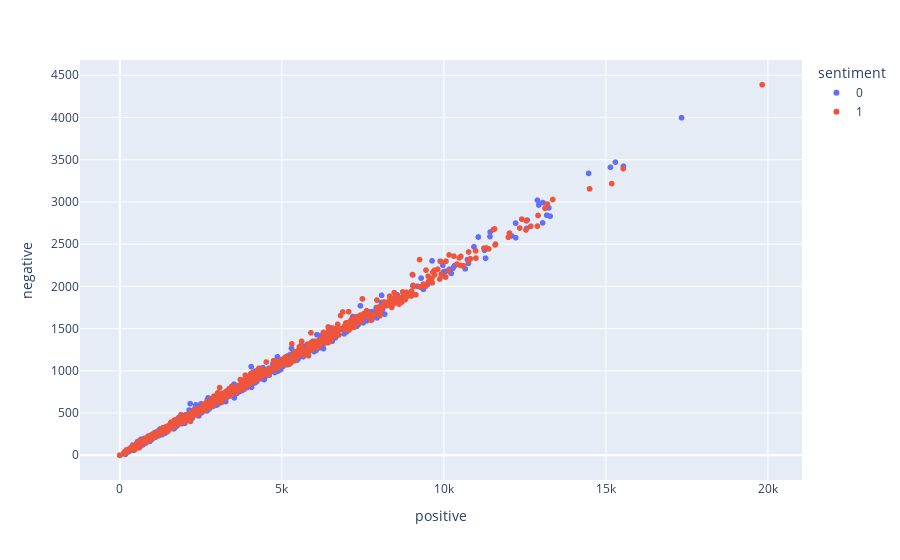

Source (notebook cell):
### Code cell
px.scatter(data_frame=compress_text_3d,x="positive",y="negative",color="sentiment")

### Figure 1 — Plotly figure (JSON) as saved in the notebook; plotly's stock layout.template omitted (floating-point values rounded to 4 significant figures; data arrays with more than 128 entries replaced by an {"elided": "..."} marker saying what was removed)
{"data": [{"hovertemplate": "sentiment=0<br>positive=%{x}<br>negative=%{y}<extra></extra>", "legendgroup": "0", "marker": {"color": "#636efa", "symbol": "circle"}, "mode": "markers", "name": "0", "showlegend": true, "type": "scattergl", "x": {"elided": "1839 int values"}, "xaxis": "x", "y": {"elided": "1839 int values"}, "yaxis": "y"}, {"hovertemplate": "sentiment=1<br>positive=%{x}<br>negative=%{y}<extra></extra>", "legendgroup": "1", "marker": {"color": "#EF553B", "symbol": "circle"}, "mode": "markers", "name": "1", "showlegend": true, "type": "scattergl", "x": {"elided": "1839 int values"}, "xaxis": "x", "y": {"elided": "1839 int values"}, "yaxis": "y"}], "layout": {"legend": {"title": {"text": "sentiment"}, "tracegroupgap": 0}, "margin": {"t": 60}, "xaxis": {"anchor": "y", "domain": [0, 1], "title": {"text": "positive"}}, "yaxis": {"anchor": "x", "domain": [0, 1], "title": {"text": "negative"}}}}
